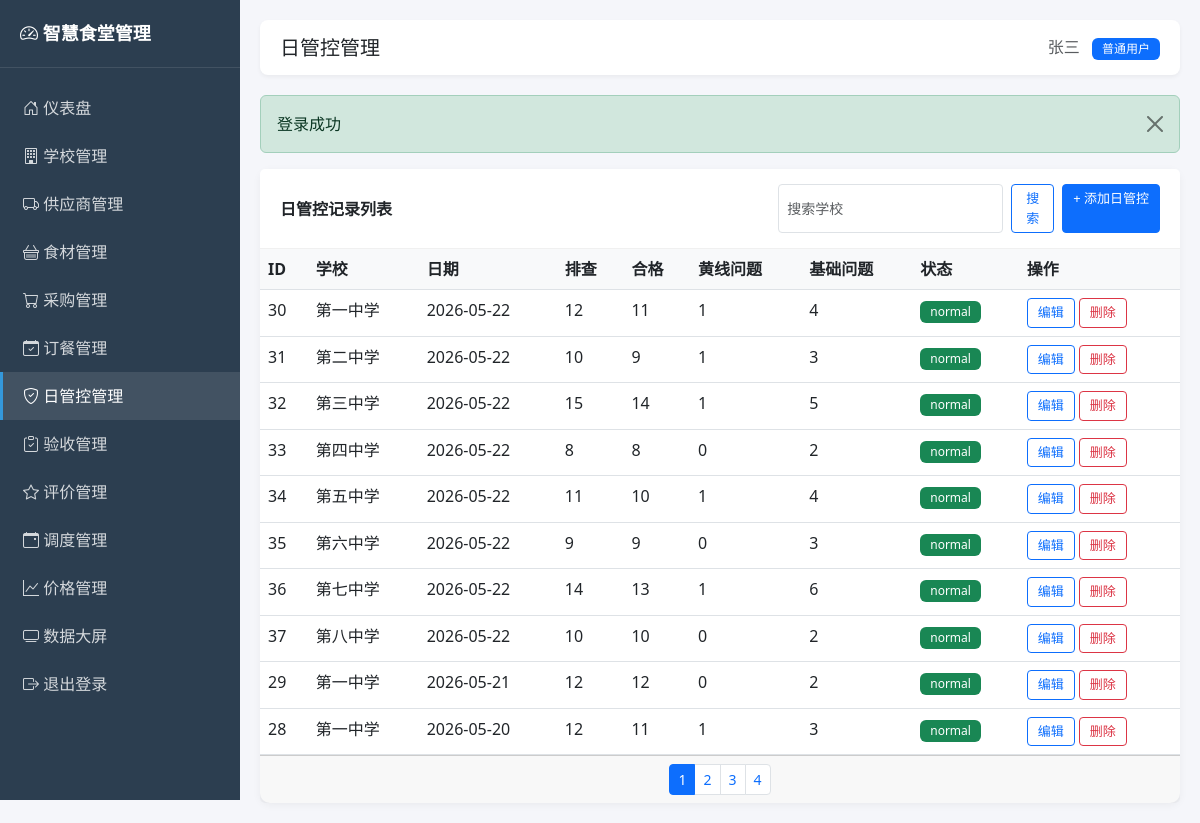
The app's page /admin/daily_controls.php (signed in) with its own data.
### tables this page shows
CREATE TABLE users (
    id INT UNSIGNED AUTO_INCREMENT PRIMARY KEY COMMENT '用户ID',
    username VARCHAR(50) NOT NULL UNIQUE COMMENT '登录用户名',
    password VARCHAR(64) NOT NULL COMMENT 'MD5加密密码',
    real_name VARCHAR(50) NOT NULL COMMENT '真实姓名',
    role TINYINT UNSIGNED NOT NULL DEFAULT 1 COMMENT '角色：0管理员 1普通用户',
    status TINYINT UNSIGNED NOT NULL DEFAULT 1 COMMENT '状态：0禁用 1启用',
    created_at DATETIME DEFAULT CURRENT_TIMESTAMP COMMENT '创建时间',
    updated_at DATETIME DEFAULT CURRENT_TIMESTAMP ON UPDATE CURRENT_TIMESTAMP COMMENT '更新时间',
    INDEX idx_status (status)
);

CREATE TABLE daily_controls (
    id INT UNSIGNED AUTO_INCREMENT PRIMARY KEY COMMENT '记录ID',
    school_id INT UNSIGNED NOT NULL COMMENT '学校ID',
    control_date DATE NOT NULL COMMENT '管控日期',
    total_units INT UNSIGNED DEFAULT 0 COMMENT '排查单位总数',
    qualified_units INT UNSIGNED DEFAULT 0 COMMENT '合格单位数',
    yellow_line_issues INT UNSIGNED DEFAULT 0 COMMENT '黄线问题数',
    basic_issues INT UNSIGNED DEFAULT 0 COMMENT '基础问题数',
    status VARCHAR(20) DEFAULT 'normal' COMMENT '状态 normal/warning/urgent',
    created_at DATETIME DEFAULT CURRENT_TIMESTAMP COMMENT '创建时间',
    updated_at DATETIME DEFAULT CURRENT_TIMESTAMP ON UPDATE CURRENT_TIMESTAMP COMMENT '更新时间',
    INDEX idx_school_date (school_id, control_date),
    CONSTRAINT fk_controls_school
        FOREIGN KEY (school_id) REFERENCES schools(id)
        ON DELETE RESTRICT ON UPDATE CASCADE
);

CREATE TABLE schools (
    id INT UNSIGNED AUTO_INCREMENT PRIMARY KEY COMMENT '学校ID',
    school_name VARCHAR(100) NOT NULL COMMENT '学校名称',
    region VARCHAR(50) NOT NULL COMMENT '所属区域/县区',
    address VARCHAR(200) DEFAULT NULL COMMENT '详细地址',
    contact_person VARCHAR(50) DEFAULT NULL COMMENT '联系人',
    contact_phone VARCHAR(20) DEFAULT NULL COMMENT '联系电话',
    student_count INT UNSIGNED DEFAULT 0 COMMENT '学生人数',
    teacher_count INT UNSIGNED DEFAULT 0 COMMENT '教师人数',
    created_at DATETIME DEFAULT CURRENT_TIMESTAMP COMMENT '创建时间',
    updated_at DATETIME DEFAULT CURRENT_TIMESTAMP ON UPDATE CURRENT_TIMESTAMP COMMENT '更新时间',
    INDEX idx_region (region)
);

### includes/functions.php (called while the page is built, shortened)
<?php
require_once __DIR__ . '/db.php';
function e($text) {
    return htmlspecialchars($text ?? '', ENT_QUOTES, 'UTF-8');
}
function input($key, $default = null) {
    return $default;
}
function getFlash() {
    if (isset($_SESSION['flash_message'])) {
        $msg = $_SESSION['flash_message'];
        return $msg;
    }
    return null;
}
function paginate($total, $page = 1, $pageSize = 10) {
    $page = max(1, intval($page));
    $pageSize = max(1, min(100, intval($pageSize)));
    $totalPage = max(1, ceil($total / $pageSize));
    $page = min($page, $totalPage);
    $offset = ($page - 1) * $pageSize;
    return [
        'page' => $page,
        'pageSize' => $pageSize,
        'totalPage' => $totalPage,
        'offset' => $offset,
        'limit' => $pageSize
    ];
}

### includes/auth.php (called while the page is built, shortened)
<?php
require_once __DIR__ . '/functions.php';
function isLoggedIn() {
    return isset($_SESSION['user_id']) && $_SESSION['user_id'] > 0;
}
function currentUser() {
    return queryOne("SELECT * FROM users WHERE id = ?", [$_SESSION['user_id']]);
}
function isAdmin() {
    $user = currentUser();
    return $user && $user['role'] == 0;
}

### includes/db.php (called while the page is built, shortened)
<?php
function getDB() {
    static $pdo = null;
    if ($pdo === null) {
        $dsn = "mysql:host=" . DB_HOST . ";port=" . DB_PORT . ";dbname=" . DB_NAME . ";charset=" . DB_CHARSET;
        $options = [
            PDO::ATTR_ERRMODE => PDO::ERRMODE_EXCEPTION,
            PDO::ATTR_DEFAULT_FETCH_MODE => PDO::FETCH_ASSOC,
            PDO::ATTR_EMULATE_PREPARES => false,
        ];
        try {
            $pdo = new PDO($dsn, DB_USER, DB_PASS, $options);
        } catch (PDOException $e) {
            die("数据库连接失败: " . $e->getMessage());
        }
    }
    return $pdo;
}
function queryAll($sql, $params = []) {
    $stmt = getDB()->prepare($sql);
    $stmt->execute($params);
    return $stmt->fetchAll();
}
function queryOne($sql, $params = []) {
    $stmt = getDB()->prepare($sql);
    $stmt->execute($params);
    $result = $stmt->fetch();
    return $result ?: null;
}

### admin/daily_controls.php (the view, shortened to what this page needs)
<?php
require_once __DIR__ . '/../includes/auth.php';
$pageTitle = '日管控管理';
$activeMenu = 'daily_controls';
$action = input('action', 'list');
$id = intval(input('id', 0));
$schools = queryAll("SELECT id, school_name FROM schools ORDER BY id");
$editData = null;
$page = intval(input('page', 1));
$keyword = trim(input('keyword'));
$where = "WHERE 1=1";
$params = [];
$total = queryOne("SELECT COUNT(*) as c FROM daily_controls d LEFT JOIN schools s ON d.school_id = s.id $where", $params)['c'];
$pager = paginate($total, $page, 10);
$list = queryAll("SELECT d.*, s.school_name FROM daily_controls d LEFT JOIN schools s ON d.school_id = s.id $where ORDER BY d.control_date DESC LIMIT {$pager['limit']} OFFSET {$pager['offset']}", $params);
include 'header.php';
?>
<?php if ($action == 'add' || $action == 'edit'): ?>
<div class="card">
    <div class="card-header"><?php echo $action == 'edit' ? '编辑日管控记录' : '添加日管控记录'; ?></div>
    <div class="card-body">
        <form method="post" class="row g-3">
            <input type="hidden" name="id" value="<?php echo $id; ?>">
            <div class="col-md-6"><label class="form-label">学校 *</label>
                <select name="school_id" class="form-select" required>
                    <option value="">请选择</option>
                    <?php foreach ($schools as $s): ?>
                    <option value="<?php echo $s['id']; ?>" <?php echo ($editData['school_id'] ?? 0) == $s['id'] ? 'selected' : ''; ?>><?php echo e($s['school_name']); ?></option>
                    <?php endforeach; ?>
                </select>
            </div>
            <div class="col-md-6"><label class="form-label">管控日期 *</label><input type="date" name="control_date" class="form-control" value="<?php echo e($editData['control_date'] ?? date('Y-m-d')); ?>" required></div>
            <div class="col-md-3"><label class="form-label">排查单位总数</label><input type="number" name="total_units" class="form-control" value="<?php echo $editData['total_units'] ?? 0; ?>"></div>
            <div class="col-md-3"><label class="form-label">合格单位数</label><input type="number" name="qualified_units" class="form-control" value="<?php echo $editData['qualified_units'] ?? 0; ?>"></div>
            <div class="col-md-3"><label class="form-label">黄线问题数</label><input type="number" name="yellow_line_issues" class="form-control" value="<?php echo $editData['yellow_line_issues'] ?? 0; ?>"></div>
            <div class="col-md-3"><label class="form-label">基础问题数</label><input type="number" name="basic_issues" class="form-control" value="<?php echo $editData['basic_issues'] ?? 0; ?>"></div>
            <div class="col-md-6"><label class="form-label">状态</label>
                <select name="status" class="form-select">
                    <option value="normal" <?php echo ($editData['status'] ?? 'normal') == 'normal' ? 'selected' : ''; ?>>正常</option>
                    <option value="warning" <?php echo ($editData['status'] ?? '') == 'warning' ? 'selected' : ''; ?>>警告</option>
                    <option value="urgent" <?php echo ($editData['status'] ?? '') == 'urgent' ? 'selected' : ''; ?>>紧急</option>
                </select>
            </div>
            <div class="col-12">
                <button type="submit" class="btn btn-primary">保存</button>
                <a href="daily_controls.php" class="btn btn-secondary">返回</a>
            </div>
        </form>
    </div>
</div>
<?php else: ?>
<div class="card">
    <div class="card-header d-flex justify-content-between align-items-center">
        <span>日管控记录列表</span>
        <div class="d-flex gap-2">
            <form class="d-flex gap-2" method="get">
                <input type="text" name="keyword" class="form-control form-control-sm" placeholder="搜索学校" value="<?php echo e($keyword); ?>">
                <button type="submit" class="btn btn-sm btn-outline-primary">搜索</button>
            </form>
            <a href="daily_controls.php?action=add" class="btn btn-sm btn-primary">+ 添加日管控</a>
        </div>
    </div>
    <div class="card-body p-0">
        <table class="table table-hover mb-0">
            <thead><tr><th>ID</th><th>学校</th><th>日期</th><th>排查</th><th>合格</th><th>黄线问题</th><th>基础问题</th><th>状态</th><th>操作</th></tr></thead>
            <tbody>
            <?php foreach ($list as $item): ?>
                <tr>
                    <td><?php echo $item['id']; ?></td>
                    <td><?php echo e($item['school_name']); ?></td>
                    <td><?php echo e($item['control_date']); ?></td>
                    <td><?php echo $item['total_units']; ?></td>
                    <td><?php echo $item['qualified_units']; ?></td>
                    <td><?php echo $item['yellow_line_issues']; ?></td>
                    <td><?php echo $item['basic_issues']; ?></td>
                    <td><span class="badge bg-<?php echo $item['status'] == 'normal' ? 'success' : ($item['status'] == 'warning' ? 'warning' : 'danger'); ?>"><?php echo e($item['status']); ?></span></td>
                    <td>
                        <a href="daily_controls.php?action=edit&id=<?php echo $item['id']; ?>" class="btn btn-sm btn-outline-primary">编辑</a>
                        <a href="daily_controls.php?action=delete&id=<?php echo $item['id']; ?>" class="btn btn-sm btn-outline-danger btn-delete">删除</a>
                    </td>
                </tr>
            <?php endforeach; ?>
            </tbody>
        </table>
    </div>
    <?php if ($pager['totalPage'] > 1): ?>
    <div class="card-footer">
        <nav><ul class="pagination pagination-sm justify-content-center mb-0">
            <?php for ($i = 1; $i <= $pager['totalPage']; $i++): ?>
            <li class="page-item <?php echo $i == $pager['page'] ? 'active' : ''; ?>"><a class="page-link" href="?page=<?php echo $i; ?>&keyword=<?php echo e($keyword); ?>"><?php echo $i; ?></a></li>
            <?php endfor; ?>
        </ul></nav>
    </div>
    <?php endif; ?>
</div>
<?php endif; ?>
<?php include 'footer.php'; ?>

### admin/header.php (shortened to what this page needs)
<?php
require_once __DIR__ . '/../includes/auth.php';
$user = currentUser();
?>
<!DOCTYPE html>
<html lang="zh-CN">
<head>
    <link href="https://cdn.jsdelivr.net/npm/bootstrap@5.3.0/dist/css/bootstrap.min.css" rel="stylesheet">
    <link rel="stylesheet" href="https://cdn.jsdelivr.net/npm/bootstrap-icons@1.10.0/font/bootstrap-icons.css">
</head>
<body>
<div class="sidebar">
    <div class="brand"><i class="bi bi-speedometer2"></i> 智慧食堂管理</div>
    <nav class="nav flex-column mt-3">
        <a class="nav-link <?php echo $activeMenu == 'dashboard' ? 'active' : ''; ?>" href="index.php"><i class="bi bi-house-door"></i> 仪表盘</a>
        <a class="nav-link <?php echo $activeMenu == 'schools' ? 'active' : ''; ?>" href="schools.php"><i class="bi bi-building"></i> 学校管理</a>
        <a class="nav-link <?php echo $activeMenu == 'suppliers' ? 'active' : ''; ?>" href="suppliers.php"><i class="bi bi-truck"></i> 供应商管理</a>
        <a class="nav-link <?php echo $activeMenu == 'ingredients' ? 'active' : ''; ?>" href="ingredients.php"><i class="bi bi-basket"></i> 食材管理</a>
        <a class="nav-link <?php echo $activeMenu == 'purchases' ? 'active' : ''; ?>" href="purchases.php"><i class="bi bi-cart"></i> 采购管理</a>
        <a class="nav-link <?php echo $activeMenu == 'orders' ? 'active' : ''; ?>" href="orders.php"><i class="bi bi-calendar-check"></i> 订餐管理</a>
        <a class="nav-link <?php echo $activeMenu == 'daily_controls' ? 'active' : ''; ?>" href="daily_controls.php"><i class="bi bi-shield-check"></i> 日管控管理</a>
        <a class="nav-link <?php echo $activeMenu == 'acceptances' ? 'active' : ''; ?>" href="acceptances.php"><i class="bi bi-clipboard-check"></i> 验收管理</a>
        <a class="nav-link <?php echo $activeMenu == 'evaluations' ? 'active' : ''; ?>" href="evaluations.php"><i class="bi bi-star"></i> 评价管理</a>
        <a class="nav-link <?php echo $activeMenu == 'dispatches' ? 'active' : ''; ?>" href="dispatches.php"><i class="bi bi-calendar-event"></i> 调度管理</a>
        <a class="nav-link <?php echo $activeMenu == 'prices' ? 'active' : ''; ?>" href="prices.php"><i class="bi bi-graph-up"></i> 价格管理</a>
        <?php if (isAdmin()): ?>
        <a class="nav-link <?php echo $activeMenu == 'users' ? 'active' : ''; ?>" href="users.php"><i class="bi bi-people"></i> 用户管理</a>
        <?php endif; ?>
        <a class="nav-link" href="../dashboard/index.php" target="_blank"><i class="bi bi-tv"></i> 数据大屏</a>
        <a class="nav-link" href="logout.php"><i class="bi bi-box-arrow-right"></i> 退出登录</a>
    </nav>
</div>
<div class="main-content">
    <div class="topbar">
        <h5 class="m-0"><?php echo isset($pageTitle) ? e($pageTitle) : '管理后台'; ?></h5>
        <div>
            <span class="text-muted"><?php echo e($user['real_name']); ?></span>
            <span class="badge bg-<?php echo $user['role'] == 0 ? 'danger' : 'primary'; ?> ms-2"><?php echo $user['role'] == 0 ? '管理员' : '普通用户'; ?></span>
        </div>
    </div>
    <?php $flash = getFlash(); if ($flash): ?>
    <div class="alert alert-<?php echo $flash['type'] == 'error' ? 'danger' : $flash['type']; ?> alert-dismissible fade show">
        <?php echo e($flash['message']); ?>
        <button type="button" class="btn-close" data-bs-dismiss="alert"></button>
    </div>
    <?php endif; ?>

### admin/header.php (style rules this page uses)
body { background-color: #f5f6fa; }
.sidebar { min-height: 100vh; background: #2c3e50; color: #fff; width: 240px; position: fixed; left: 0; top: 0; }
.sidebar .brand { padding: 20px; font-size: 18px; font-weight: bold; border-bottom: 1px solid rgba(255,255,255,0.1); }
.sidebar .nav-link { color: rgba(255,255,255,0.8); padding: 12px 20px; border-left: 3px solid transparent; }
.sidebar .nav-link:hover, .sidebar .nav-link.active { color: #fff; background: rgba(255,255,255,0.1); border-left-color: #3498db; }
.sidebar .nav-link i { width: 24px; }
.main-content { margin-left: 240px; padding: 20px; }
.topbar { background: #fff; padding: 15px 20px; border-radius: 8px; margin-bottom: 20px; box-shadow: 0 2px 4px rgba(0,0,0,0.05); display: flex; justify-content: space-between; align-items: center; }
.card { border: none; border-radius: 10px; box-shadow: 0 2px 8px rgba(0,0,0,0.05); }
.card-header { background: #fff; border-bottom: 1px solid #f0f0f0; font-weight: 600; padding: 15px 20px; }
.table th { background: #f8f9fa; font-weight: 600; }
.btn-sm { padding: 4px 10px; font-size: 13px; }
.badge { font-weight: 500; padding: 5px 10px; }

### records on screen
users: real_name "张三"
daily_controls: id "30", school.school_name "第一中学", control_date "2026-05-22", total_units "12", qualified_units "11", yellow_line_issues "1", basic_issues "4", status "normal"
daily_controls: id "31", school.school_name "第二中学", control_date "2026-05-22", total_units "10", qualified_units "9", yellow_line_issues "1", basic_issues "3", status "normal"
daily_controls: id "32", school.school_name "第三中学", control_date "2026-05-22", total_units "15", qualified_units "14", yellow_line_issues "1", basic_issues "5", status "normal"
daily_controls: id "33", school.school_name "第四中学", control_date "2026-05-22", total_units "8", qualified_units "8", yellow_line_issues "0", basic_issues "2", status "normal"
daily_controls: id "34", school.school_name "第五中学", control_date "2026-05-22", total_units "11", qualified_units "10", yellow_line_issues "1", basic_issues "4", status "normal"
daily_controls: id "35", school.school_name "第六中学", control_date "2026-05-22", total_units "9", qualified_units "9", yellow_line_issues "0", basic_issues "3", status "normal"
daily_controls: id "36", school.school_name "第七中学", control_date "2026-05-22", total_units "14", qualified_units "13", yellow_line_issues "1", basic_issues "6", status "normal"
daily_controls: id "37", school.school_name "第八中学", control_date "2026-05-22", total_units "10", qualified_units "10", yellow_line_issues "0", basic_issues "2", status "normal"
daily_controls: id "29", school.school_name "第一中学", control_date "2026-05-21", total_units "12", qualified_units "12", yellow_line_issues "0", basic_issues "2", status "normal"
daily_controls: id "28", school.school_name "第一中学", control_date "2026-05-20", total_units "12", qualified_units "11", yellow_line_issues "1", basic_issues "3", status "normal"

### other values on screen
$pageTitle "日管控管理"
$flash['message'] "登录成功"
